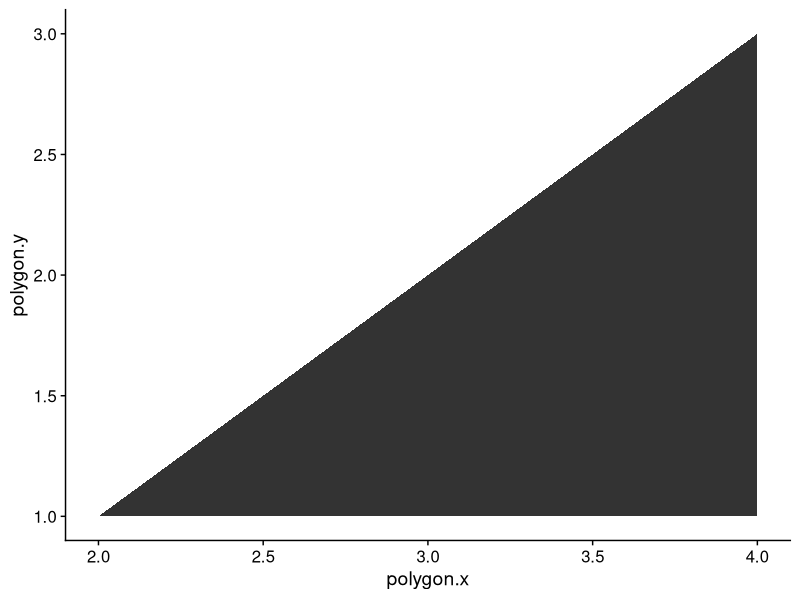
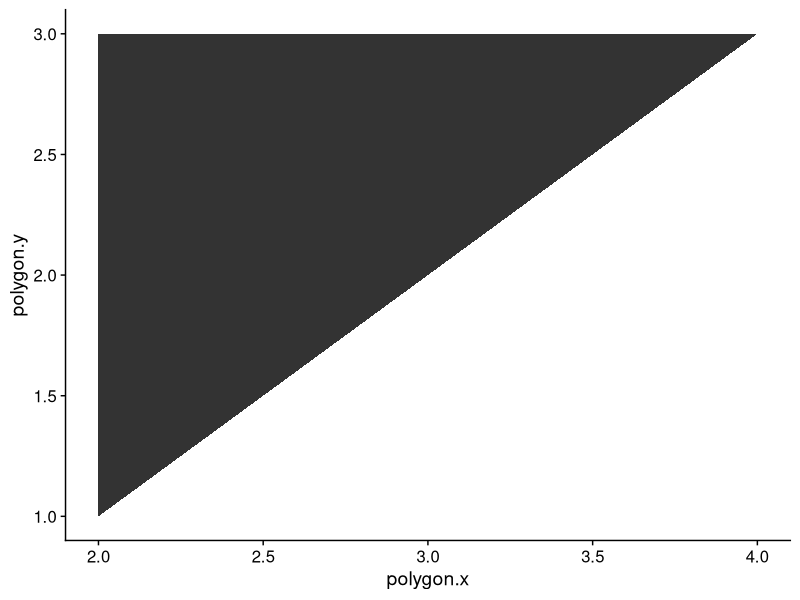
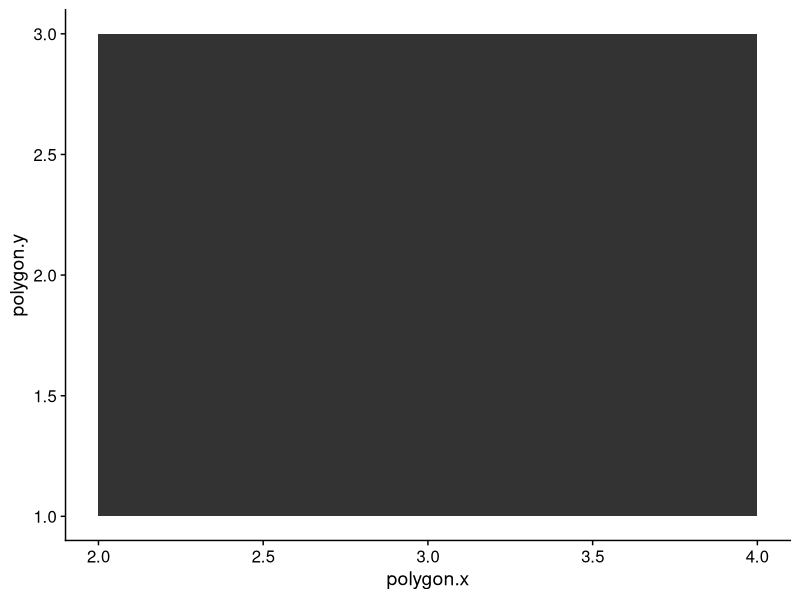

Write R code to recreate these figures, in order.
## ---- chunk 1
#| echo: false
#| warning: false
#| output: false
library(tidyverse)
library(cowplot)
library(knitr)
library(data.table)
theme_set(theme_cowplot())
## ---- chunk 2
#| tbl-cap-location: margin
#| tbl-cap: MKE weather data
#| echo: false
#| tbl-column: body
mke = read.csv("data/mke_climate.csv")

knitr::kable(head(mke))

## ---- chunk 3
#| echo: false
#| warning: false
#| output: false

mke$DATE = as.Date(mke$DATE)
mke$year = as.numeric(format(mke$DATE,"%Y"))
mke$month = as.numeric(format(mke$DATE, "%m" ))
## ---- chunk 4
triangle = data.table(polygon.x = c(2,4,4), polygon.y = c(1,1,3))

ggplot(triangle, aes(x = polygon.x, y = polygon.y)) + geom_polygon()
## ---- chunk 5
left.triangle = data.table(polygon.x = c(2,2,4), polygon.y = c(1,3,3))

ggplot(left.triangle, aes(x = polygon.x, y = polygon.y)) + geom_polygon()
## ---- chunk 6
left.triangle = data.table(polygon.x = c(2,2,4), polygon.y = c(1,3,3), triangle = "left")
right.triangle = data.table(polygon.x = c(2,4,4), polygon.y = c(1,1,3), triangle = "right")

both.triangle = rbind(left.triangle, right.triangle)

ggplot(both.triangle, aes(x = polygon.x, y = polygon.y, group = triangle)) + geom_polygon()
